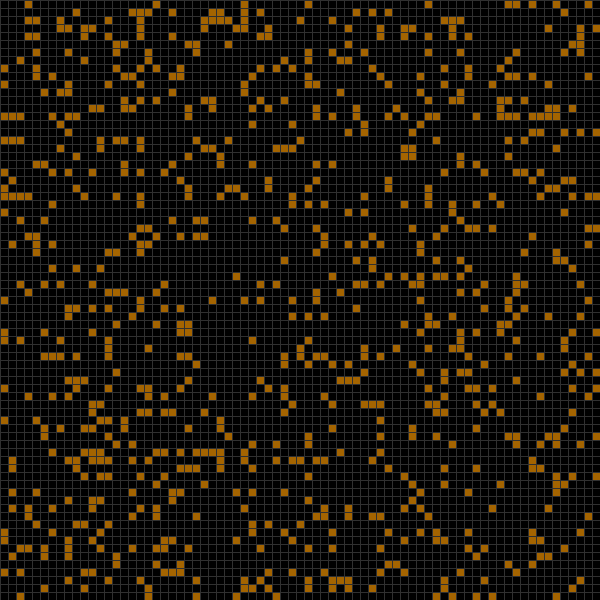
Frame 1 (no input)
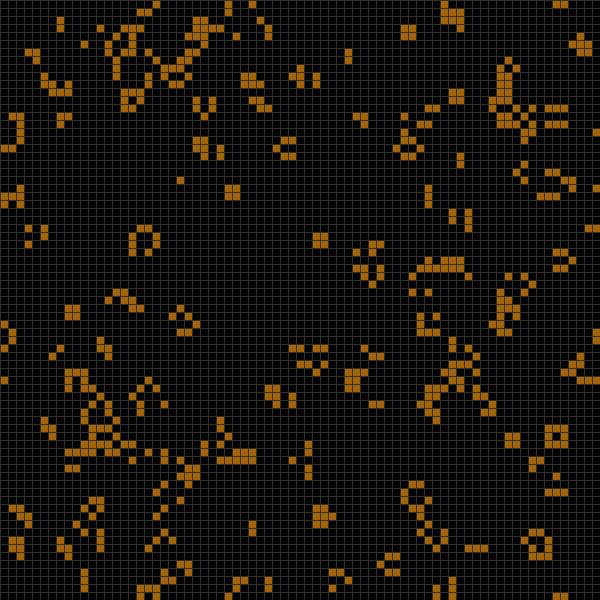
Frame 60 (the mouse pressed at the canvas centre just before this capture)
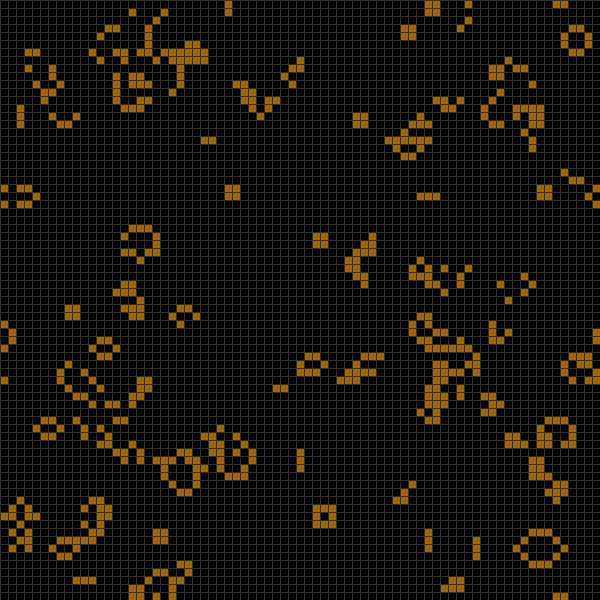
Frame 120 (the mouse held since frame 60 and released just before this capture)

The Processing sketch that drew these frames (run headless with seeded random() and noise(); from frame 60 on, the mouse is pressed at the canvas centre):

// Processing sketch: processing_169190
// ── processing_169190.pde

// game of life testing 
// strongly inspired by https://www.processing.org/examples/gameoflife.html
// and https://de.wikipedia.org/wiki/Conways_Spiel_des_Lebens

//userdefined variables
int zellSize = 8; // cell size
int zelleLebtInit = 15;// init cell lives percentage
int tick = 24; //alle soundsoviele frames soll eine iteration berechnet werden
boolean wrap = true; // wrap on border?

//Neighbor rules: the classical Conway-world is  23/3, e.g. copyworld is 1357/1357.
int[] regelLife = {
  //2, 4, 5
  2, 3
    //1,3,5,7
};
int [] regelBirth = {
  3
    //1,3,5,7
};

//do not change!
int [][] zellen;
int [][] zellenTmp;
color lebt = color(random(255), 100, 0);
color tot  = color (0);
int count  = 0;
boolean pause = false;


void setup() {
  size (600, 600);
  background (0);
  stroke(48);
  noSmooth();

  //init, muss vorher bekann sein wie viele elemente im array sein sollen!
  zellen    = new int[width/zellSize][height/zellSize];
  zellenTmp = new int[width/zellSize][height/zellSize];
  noSmooth();
  initZellen();
}

void draw() {
  if (frameCount % tick == 0 ) {
    println("Generation: "+count);
    count++;
    //nur hier soll dann neu berechnet werden
    iteration();
  }
  //schauen, was wir im zellen array haben und danach dann zeichnen
  for (int x = 0; x<width/zellSize; x++) {
    for (int y = 0; y<height/zellSize; y++) {
      if (zellen[x][y]==1) 
        fill(lebt);
      else 
        fill(tot);

      //was füllen wir...
      rect(x*zellSize, y*zellSize, zellSize, zellSize);
    }//end y loop
  }//end x loop
}

void initZellen() {
  // random mit der zelleLebtInit-Lebewahrscheinlichkeit Zellen initialisieren
  for (int x = 0; x<width/zellSize; x++) {
    for (int y = 0; y<height/zellSize; y++) {
      float zustand = random (100);

      if (zustand > zelleLebtInit) zustand = 0;
      else                         zustand = 1;

      zellen[x][y]=int(zustand);
    }//end y loop
  }//end x loop
  background(0);
  count = 0;
}

void clearZellen() {
  // alle zellen auf 0 setzen
  for (int x = 0; x<width/zellSize; x++) {
    for (int y = 0; y<height/zellSize; y++) {
      zellen[x][y]= 0;
    }//end y loop
  }//end x loop
  count = 0;
}



void iteration() {
  //hier soll berechnet werden, ob eine zelle am leben bleibt oder nicht
  //zuerst sichern in 2tes array
  for (int x = 0; x<width/zellSize; x++) {
    for (int y = 0; y<height/zellSize; y++) {
      zellenTmp[x][y]= zellen[x][y];
    }//end y loop
  }//end x loop

  //alle nachbarn abklappern
  for (int x = 0; x<width/zellSize; x++) {
    for (int y = 0; y<height/zellSize; y++) {
      //für die aktuelle Zelle schauen wir in jeden nachbarn an, ob er da ist
      int nachbar = 0;
      //nachbarn sind die 8 angrenzenden felder
      //vorsicht am rand!
      //vorgehensweise: x-1 und y-1 ist schräg links, dann gehen wir eins weiter runter (y), und noch eins, dann springen wir eins weiter nach rechts (x)
      for (int xi = x-1; xi <= x+1; xi++) {//die horizontale line: x
        for (int yi = y-1; yi <= y+1; yi++) {//die vertikale linie: y
          if (!wrap) {
            if (((xi>=0)&&(xi<width/zellSize))&&((yi>=0)&&(yi<height/zellSize))) {//rand...
              if (!((xi==x) && (yi==y))) {// nicht gegen aktive Zelle!
                if (zellenTmp[xi][yi] == 1) {//ist wer da?
                  nachbar ++; //jup, nachbar rauf!
                }
              }
            }
          } else {
            nachbar = nachbarCheck(xi, yi, x, y, nachbar);//besserer check, der auch um die "kanten geht"
          }//end if wrap
        }//end yi
      }//end xi

      regularBirthDeath( x, y, nachbar);
    }//end y loop
  }//end x loop
}


void regularBirthDeath(int x, int y, int nachbar) {
  //und jetzt killen oder neue birth
  if (zellenTmp[x][y] == 1) {//aktuelle Zelle lebt
    //killen oder nicht?
    boolean letLive = false;
    for (int i =0; i<regelLife.length; i++) {
      if (nachbar == regelLife[i]) {//haben wir genug nachbarn?
        letLive = true;
      }
    }
    if (letLive == false) zellen[x][y] = 0;
  } else {//aktuelle Zelle tot
    //wiederbeleben
    boolean letBirth = false;
    for (int i =0; i<regelBirth.length; i++) {
      if (nachbar == regelBirth[i]) {//haben wir genug nachbarn?
        letBirth = true;
      }
    }
    if (letBirth == true) zellen[x][y] = 1;
  }
}



int nachbarCheck(int xi, int yi, int x, int y, int nachbar) {
  //overflow checking for neighbors
  int xmax = width/zellSize;
  int ymax = height/zellSize;

  try {
    if (!((xi==x) && (yi==y))) {// nicht gegen aktive Zelle!
      if (xi < 0)     xi = xmax-1; //überlauf 0 nach maximum x
      if (yi < 0)     yi = ymax-1; //überlauf 0 nach maximum y
      if (xi >= xmax)  xi = 0; //an den x start
      if (yi >= ymax)  yi = 0; //an den y start
      if (zellenTmp[xi][yi] == 1) {//ist wer da?
        nachbar ++; //jup, nachbar rauf!
      }
    }
  } 
  catch (Exception e) {
    //e.printStackTrace();
    println("xi: " + xi +" x: " + x+"  xmax: "+ xmax +  " yi: " + yi +  " y: " + y+"  ymax: "+ymax+ " width: " + width + " height: " + height);
    noLoop();
  }
  return nachbar;
}

void keyPressed()
{
  if (key == 'i' || key == 'I') invertZellen(); //bringt nicht besonders viel...
  if (key == 'r' || key == 'R') initZellen();
  if (key == 'c' || key == 'C') clearZellen();
  if (key == ' ') {
    pause = !pause;
    if (pause)
      noLoop();
    else
      loop();
  }
}

void invertZellen() {
  // alle leeren zellen nochmal mit der oben angegebene wahrscheinlichkeit auf 1 setzen
  for (int x = 0; x<width/zellSize; x++) {
    for (int y = 0; y<height/zellSize; y++) {
      if (zellen[x][y]== 0) { 
        float zustand = random (100);
        if (zustand > zelleLebtInit) zustand = 0;
        else                         zustand = 1;
        zellen[x][y] =int( zustand);
      }
      //else zellen[x][y] = 0;
    }//end y loop
  }//end x loop
  count = 0;
}
